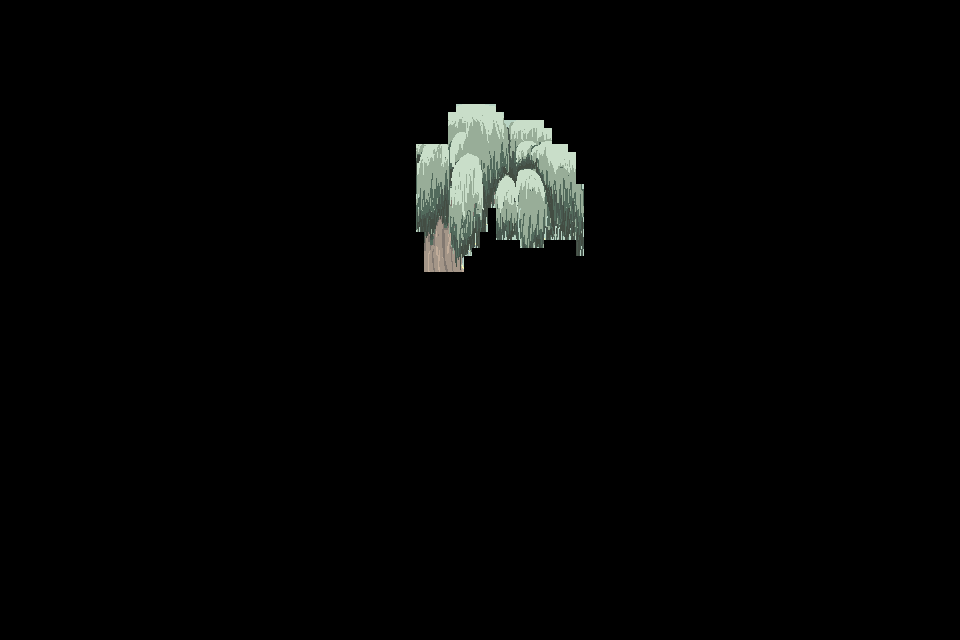

Below is a game level as drawn by its tile map, then a one-line description and the .tmx that defines it (tile-layer data replaced by summaries):
An orthogonal 120x80 tile map with 8x8 px tiles, 1 tile layer (Tile Layer 1).

<map version="1.2" tiledversion="1.3.4" orientation="orthogonal" renderorder="right-down" width="120" height="80" tilewidth="8" tileheight="8" infinite="0" nextlayerid="2" nextobjectid="1">
 <tileset firstgid="1" name="Meditation" tilewidth="8" tileheight="8" tilecount="9600" columns="120">
  <image source="Meditation.png" width="960" height="640" />
 </tileset>
 <layer id="1" name="Tile Layer 1" width="120" height="80">
  <data>[9600 cells, 318 non-empty, 318 distinct tile ids]</data>
 </layer>
</map>
